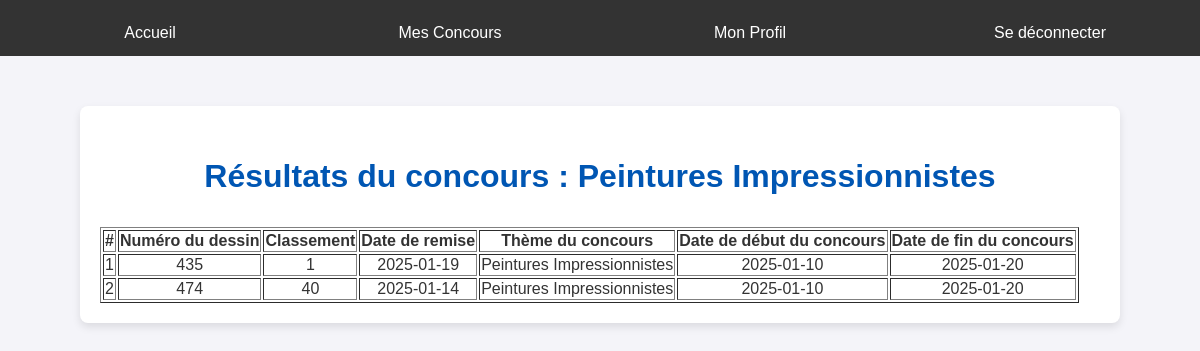
The app's page /devTest/indexCompetiteur.php (signed in) with its own data.
### tables this page shows
CREATE TABLE Concours (
    numConcours INT AUTO_INCREMENT PRIMARY KEY,
    theme VARCHAR(100) NOT NULL,
    dateDebut DATE NOT NULL,
    dateFin DATE NOT NULL,
    etat VARCHAR(50),
    descriptif VARCHAR(1000),
    numPresident INT NOT NULL,
    FOREIGN KEY (numPresident) REFERENCES President(numPresident) ON DELETE CASCADE,
    CHECK (DATEDIFF(dateFin, dateDebut) >= 1)  
);

CREATE TABLE Dessin (
    numDessin INT PRIMARY KEY,
    commentaire TEXT,
    classement INT,
    dateRemise DATE NOT NULL,
    leDessin BLOB,
    numConcours INT NOT NULL,
    numCompetiteur INT NOT NULL,
    FOREIGN KEY (numConcours) REFERENCES Concours(numConcours) ON DELETE CASCADE,
    FOREIGN KEY (numCompetiteur) REFERENCES Competiteur(numCompetiteur) ON DELETE CASCADE
);

### devTest/functions.php (called while the page is built, shortened)
<?php
function requeteSQL($id_user, $connexion, $sql, $fetchAll) {
    try {
        $stmt = $connexion->prepare($sql);
        $stmt->bindParam(':id_user', $id_user);
        $stmt->execute();
        if ($fetchAll) {
            $result = $stmt->fetchAll(PDO::FETCH_ASSOC);
        } else {
            $result = $stmt->fetch(PDO::FETCH_ASSOC);
        }
    } catch (PDOException $e) {
        die("Erreur lors de la connexion : " . $e->getMessage());
    }
    return $result;
}
?>

### devTest/indexCompetiteur.php (the view, shortened to what this page needs)
<?php
require("connect.php");
require('functions.php');
if (!isset($_SESSION['username'])) {
    header("Location: login.php");
    exit();
} else {
    $sql = "SELECT
                d.numDessin,
                d.classement,
                d.dateRemise,
                c.theme AS concours_theme,
                c.dateDebut AS concours_date_debut,
                c.dateFin AS concours_date_fin
            FROM
                Dessin d
            JOIN
                Concours c ON d.numConcours = c.numConcours
            WHERE
                d.numCompetiteur = :id_user
                AND c.etat = 'En Cours';";
    $results = requeteSQL($_SESSION['id_user'], $connexion, $sql, true);
}
?>
<!DOCTYPE html>
<html lang="fr">
<head>
    <link rel="stylesheet" href="style.css">
</head>
<body>
    <div class="menu">
        <a href="index.php">Accueil</a>
        <a href="concoursUser.php">Mes Concours</a>
        <a href="profile.php">Mon Profil</a>
        <a href="logout.php">Se déconnecter</a>
    </div>
    <div class="container center">
        <?php if (empty($results)): ?>
            <h1><?php echo '<p>Vous n\'avez pas de dessins soumis pour le concours en cours.</p>'; ?></h1>
        <?php else: ?>
            <h1><?php echo '<p>Résultats du concours : ' . htmlspecialchars($results[0]['concours_theme']) . '</p>'; ?></h1>
            <table border="1" class="table table-bordered">
                <thead>
                    <tr>
                        <th>#</th>
                        <th>Numéro du dessin</th>
                        <th>Classement</th>
                        <th>Date de remise</th>
                        <th>Thème du concours</th>
                        <th>Date de début du concours</th>
                        <th>Date de fin du concours</th>
                    </tr>
                </thead>
                <tbody>
                    <?php foreach ($results as $index => $row): ?>
                        <tr>
                            <td><?php echo $index + 1; ?></td>
                            <td><?php echo htmlspecialchars($row['numDessin']); ?></td>
                            <td><?php echo htmlspecialchars($row['classement']); ?></td>
                            <td><?php echo htmlspecialchars($row['dateRemise']); ?></td>
                            <td><?php echo htmlspecialchars($row['concours_theme']); ?></td>
                            <td><?php echo htmlspecialchars($row['concours_date_debut']); ?></td>
                            <td><?php echo htmlspecialchars($row['concours_date_fin']); ?></td>
                        </tr>
                    <?php endforeach; ?>
                </tbody>
            </table>
        <?php endif; ?>
    </div>
</body>
</html>

### devTest/style.css (style rules this page uses)
body { font-family: Arial, sans-serif; background-color: #f4f4f9; margin: 0; padding: 0; color: #333; position: relative; }
.container { max-width: 1000px; margin: 50px auto; padding: 20px; background: #ffffff; box-shadow: 0 4px 8px rgba(0, 0, 0, 0.1); border-radius: 8px; position: relative; }
.container.center { max-width: 1000px; margin: 50px auto; padding: 20px; background: #ffffff; box-shadow: 0 4px 8px rgba(0, 0, 0, 0.1); border-radius: 8px; position: relative; text-align: center; }
h1, h2 { text-align: center; color: #0056b3; margin-top: 10px; margin-bottom: 10px; position: relative; }
.menu { background-color: #333; overflow: hidden; display: flex; justify-content: center; margin-bottom: 20px; position: relative; }
.menu a { padding: 14px 20px; text-decoration: none; color: white; text-align: center; flex: 1; position: relative; }
a { text-decoration: none; color: #0056b3; display: inline-block; margin-top: 10px; transition: color 0.3s ease; position: relative; }

### records on screen
concours: theme "Peintures Impressionnistes"
dessin: numDessin "435", classement "1", dateRemise "2025-01-19", numConcours.theme "Peintures Impressionnistes", numConcours.dateDebut "2025-01-10", numConcours.dateFin "2025-01-20"
dessin: numDessin "474", classement "40", dateRemise "2025-01-14", numConcours.theme "Peintures Impressionnistes", numConcours.dateDebut "2025-01-10", numConcours.dateFin "2025-01-20"
